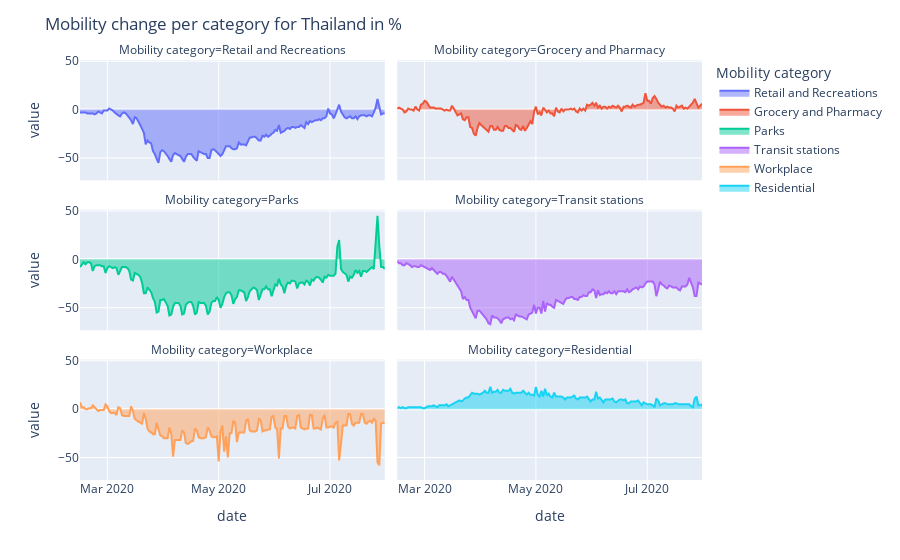

Notebook code cell kept with this figure:
### Markdown cell above
Since european countries were in full lockdown, this decreased tourist traffic in Thailand allowing them to preserve low covid spread before a lockdown of their border on the 4th of April. Even though people were not touched by covid, the number of pageviews was important during the first european wave as people were documenting themselves about what was happening outside of thailand. Unlike Germany and Italy, the interest in covid remained high much longer until their first wave hit. It seems that there is a general curiosity on covid that remains until the actual spread of the virus in the country, which fades once it is experienced. We can see a strong relationship between covid deaths and cases, unlike Italy and germany.

### Code cell
mobility_category('Thailand', mobility)

### Figure 1 — Plotly figure (JSON) as saved in the notebook; plotly's stock layout.template omitted (floating-point values rounded to 4 significant figures; data arrays with more than 128 entries replaced by an {"elided": "..."} marker saying what was removed)
{"data": [{"fillpattern": {"shape": ""}, "hovertemplate": "Mobility category=Retail and Recreations<br>date=%{x}<br>value=%{y}<extra></extra>", "legendgroup": "Retail and Recreations", "line": {"color": "#636efa"}, "marker": {"symbol": "circle"}, "mode": "lines", "name": "Retail and Recreations", "orientation": "v", "showlegend": true, "stackgroup": "1", "type": "scatter", "x": {"elided": "168 str values"}, "xaxis": "x5", "y": {"elided": "168 int values"}, "yaxis": "y5"}, {"fillpattern": {"shape": ""}, "hovertemplate": "Mobility category=Grocery and Pharmacy<br>date=%{x}<br>value=%{y}<extra></extra>", "legendgroup": "Grocery and Pharmacy", "line": {"color": "#EF553B"}, "marker": {"symbol": "circle"}, "mode": "lines", "name": "Grocery and Pharmacy", "orientation": "v", "showlegend": true, "stackgroup": "1", "type": "scatter", "x": {"elided": "168 str values"}, "xaxis": "x6", "y": {"elided": "168 int values"}, "yaxis": "y6"}, {"fillpattern": {"shape": ""}, "hovertemplate": "Mobility category=Parks<br>date=%{x}<br>value=%{y}<extra></extra>", "legendgroup": "Parks", "line": {"color": "#00cc96"}, "marker": {"symbol": "circle"}, "mode": "lines", "name": "Parks", "orientation": "v", "showlegend": true, "stackgroup": "1", "type": "scatter", "x": {"elided": "168 str values"}, "xaxis": "x3", "y": {"elided": "168 int values"}, "yaxis": "y3"}, {"fillpattern": {"shape": ""}, "hovertemplate": "Mobility category=Transit stations<br>date=%{x}<br>value=%{y}<extra></extra>", "legendgroup": "Transit stations", "line": {"color": "#ab63fa"}, "marker": {"symbol": "circle"}, "mode": "lines", "name": "Transit stations", "orientation": "v", "showlegend": true, "stackgroup": "1", "type": "scatter", "x": {"elided": "168 str values"}, "xaxis": "x4", "y": {"elided": "168 int values"}, "yaxis": "y4"}, {"fillpattern": {"shape": ""}, "hovertemplate": "Mobility category=Workplace<br>date=%{x}<br>value=%{y}<extra></extra>", "legendgroup": "Workplace", "line": {"color": "#FFA15A"}, "marker": {"symbol": "circle"}, "mode": "lines", "name": "Workplace", "orientation": "v", "showlegend": true, "stackgroup": "1", "type": "scatter", "x": {"elided": "168 str values"}, "xaxis": "x", "y": {"elided": "168 int values"}, "yaxis": "y"}, {"fillpattern": {"shape": ""}, "hovertemplate": "Mobility category=Residential<br>date=%{x}<br>value=%{y}<extra></extra>", "legendgroup": "Residential", "line": {"color": "#19d3f3"}, "marker": {"symbol": "circle"}, "mode": "lines", "name": "Residential", "orientation": "v", "showlegend": true, "stackgroup": "1", "type": "scatter", "x": {"elided": "168 str values"}, "xaxis": "x2", "y": {"elided": "168 int values"}, "yaxis": "y2"}], "layout": {"annotations": [{"font": {}, "showarrow": false, "text": "Mobility category=Workplace", "x": 0.245, "xanchor": "center", "xref": "paper", "y": 0.2867, "yanchor": "bottom", "yref": "paper"}, {"font": {}, "showarrow": false, "text": "Mobility category=Residential", "x": 0.755, "xanchor": "center", "xref": "paper", "y": 0.2867, "yanchor": "bottom", "yref": "paper"}, {"font": {}, "showarrow": false, "text": "Mobility category=Parks", "x": 0.245, "xanchor": "center", "xref": "paper", "y": 0.6433, "yanchor": "bottom", "yref": "paper"}, {"font": {}, "showarrow": false, "text": "Mobility category=Transit stations", "x": 0.755, "xanchor": "center", "xref": "paper", "y": 0.6433, "yanchor": "bottom", "yref": "paper"}, {"font": {}, "showarrow": false, "text": "Mobility category=Retail and Recreations", "x": 0.245, "xanchor": "center", "xref": "paper", "y": 1.0, "yanchor": "bottom", "yref": "paper"}, {"font": {}, "showarrow": false, "text": "Mobility category=Grocery and Pharmacy", "x": 0.755, "xanchor": "center", "xref": "paper", "y": 1.0, "yanchor": "bottom", "yref": "paper"}], "legend": {"title": {"text": "Mobility category"}, "tracegroupgap": 0}, "margin": {"t": 60}, "title": {"text": "Mobility change per category for Thailand in %"}, "xaxis": {"anchor": "y", "domain": [0, 0.49], "title": {"text": "date"}}, "xaxis2": {"anchor": "y2", "domain": [0.51, 1], "matches": "x", "title": {"text": "date"}}, "xaxis3": {"anchor": "y3", "domain": [0, 0.49], "matches": "x", "showticklabels": false}, "xaxis4": {"anchor": "y4", "domain": [0.51, 1], "matches": "x", "showticklabels": false}, "xaxis5": {"anchor": "y5", "domain": [0, 0.49], "matches": "x", "showticklabels": false}, "xaxis6": {"anchor": "y6", "domain": [0.51, 1], "matches": "x", "showticklabels": false}, "yaxis": {"anchor": "x", "domain": [0, 0.2867], "title": {"text": "value"}}, "yaxis2": {"anchor": "x2", "domain": [0, 0.2867], "matches": "y", "showticklabels": false}, "yaxis3": {"anchor": "x3", "domain": [0.3567, 0.6433], "matches": "y", "title": {"text": "value"}}, "yaxis4": {"anchor": "x4", "domain": [0.3567, 0.6433], "matches": "y", "showticklabels": false}, "yaxis5": {"anchor": "x5", "domain": [0.7133, 1.0], "matches": "y", "title": {"text": "value"}}, "yaxis6": {"anchor": "x6", "domain": [0.7133, 1.0], "matches": "y", "showticklabels": false}}}
